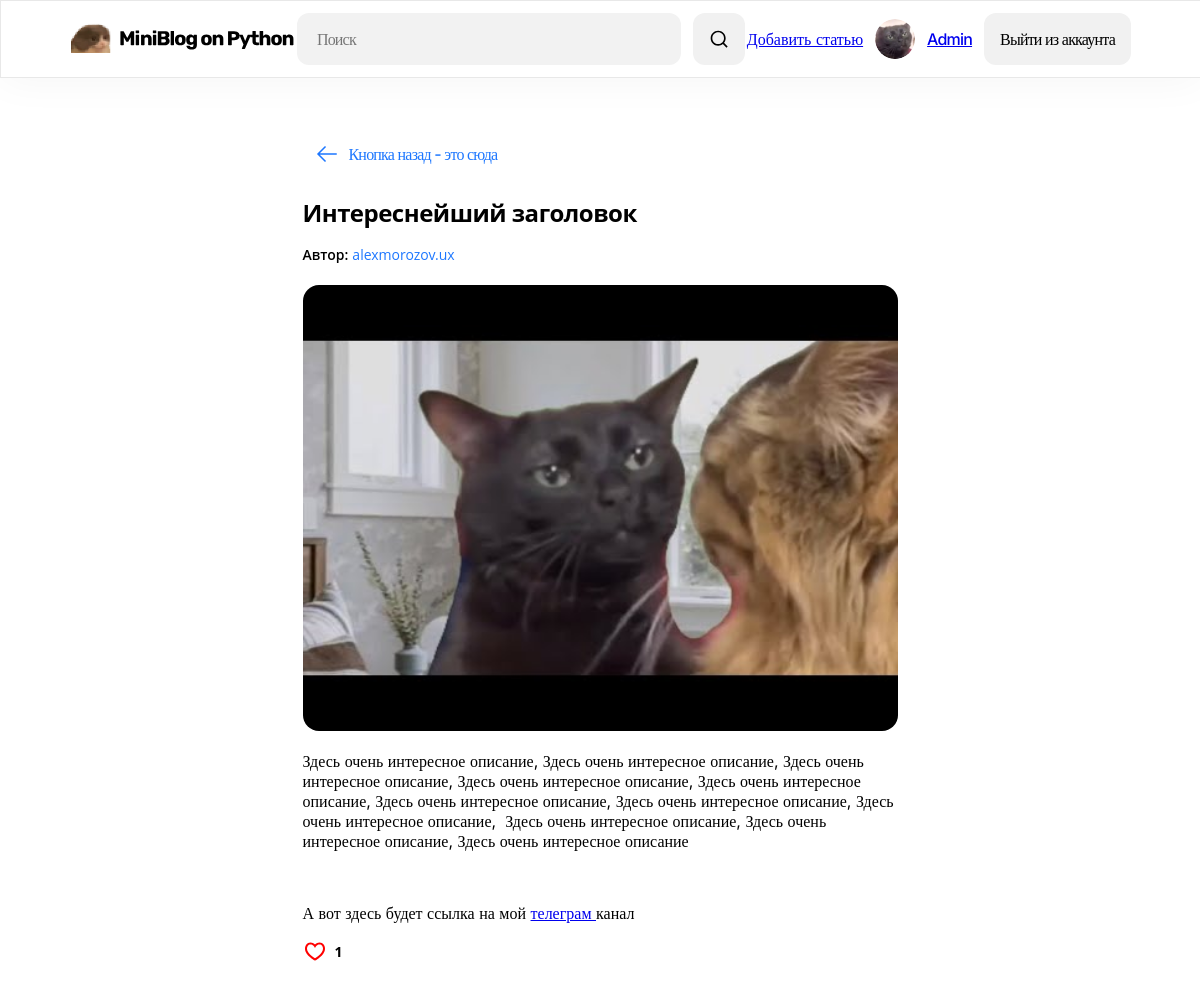
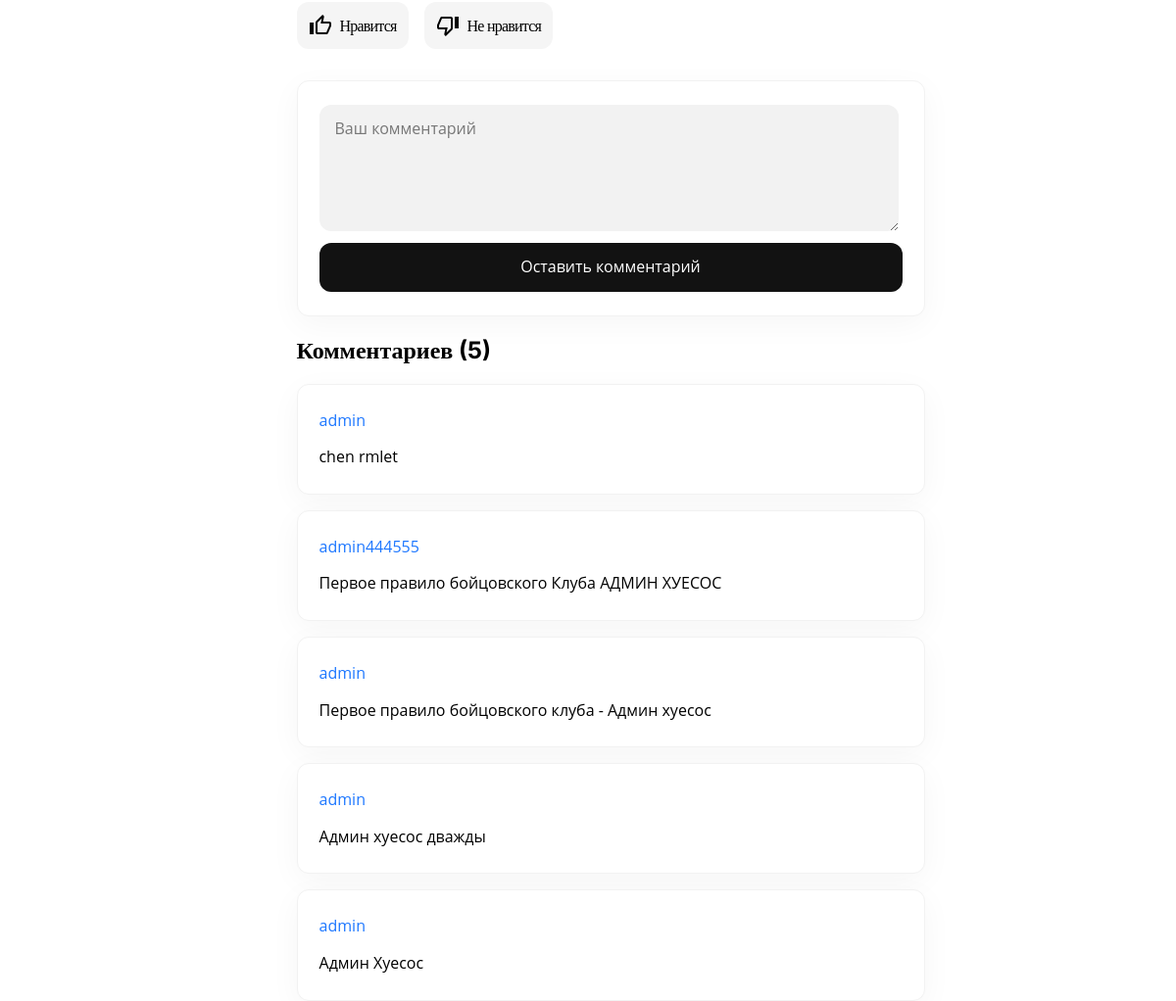
Screenshot of /12/ (signed in) with the database file from the repository (2 pictures, top to bottom).
### blog/models.py (models this page shows, shortened)
class Post(models.Model):
    users = models.ForeignKey(User, on_delete=models.CASCADE)
    title = models.CharField('Заголовок записи', max_length=256)
    description = models.TextField('Описание', max_length=8000)
    date = models.DateField('', blank=True, null=True)
    img = models.ImageField('Изображение', upload_to='media/image/%Y/%m/%d/')
    class Meta:
        verbose_name = 'Запись'
        verbose_name_plural = 'Записи'

class Comments(models.Model):
    users_comment = models.ForeignKey(User, on_delete=models.CASCADE)
    post_id = models.ForeignKey(Post, verbose_name='Публикация', on_delete=models.CASCADE)
    text_comments = models.TextField("Комментарий")
    class Meta:
        verbose_name = 'Комментарий'
        verbose_name_plural = 'Комментарии'

### blog/views.py (the view)
# urls.py: path('<int:pk>/', views.PostDetail.as_view(), name='post_detail'),
class PostDetail(View):
    def get(self, request, pk):
        post = Post.objects.get(id=pk)
        comment_count = Comments.objects.filter(post_id=post).count() # считаем количество комментариев
        return render(request, 'blog/blog_inside.html', {'post': post, 'com_count': comment_count})

### templates/blog/blog_inside.html (shortened to what this page needs)
{% load static %}
<!DOCTYPE html>
<html lang="ru">
<head>
    <link rel="stylesheet" href="{% static 'style_main_inside.css' %}" type="text/css" media="">
</head>
<body style="margin: 0;">
    {% include 'blog/header.html' %}
    <main>
        <a href="{% url 'Home' %}" class="_a_back_button">
            <svg xmlns="http://www.w3.org/2000/svg" width="24" height="24" viewBox="0 0 24 24" fill="none">
                <path d="M11.0608 5.00011L4.81079 11.2501H21.7501V12.7501H4.81076L11.0608 19.0001L10.0001 20.0608L1.93945 12.0001L10.0001 3.93945L11.0608 5.00011Z" fill="#1D77FF" />
            </svg>
            Кнопка назад - это сюда
        </a>
        <div class="div_class_main_post">
            <div class="main_content_">
                <h3 class="_h3--main">{{ post.title }}</h3>
                <div class="_div_p_author">
                    <p class="_author_">Автор:</p><p class="_teg_author">{{ post.users }}</p>
                </div>
                <div class="bg-img_">
                    <a href="#">
                        <img style="width: 100%; height: 100%; border-radius: 16px;" src="{{ post.img.url }}">
                    </a>
                </div>
                <p class="_p--main">{{ post.description|safe }}</p>
            </div>
            <div class="_likes_post">
                <p class="_p_count">{{ post.likes_set.all.count }}</p>
            </div><br />
            <div class="_likes_dislikes">
                    <a href="{% url 'add_likes' post.id %}" class="_a_like_">
                        Нравится
                    </a>
                <a href="{% url 'del_likes' post.id %}" class="_a_dislike_">
                    Не нравится
                </a>
            </div>
            {%if request.user.is_authenticated %}
            <div class="_form_add_comments">
                    <form action="{% url 'add_comments' post.id %}" method="post" style="width: 100%;">
                        <textarea name="text_comments" class="_textarea_comments" placeholder="Ваш комментарий"></textarea>
                        <input type="submit" value="Оставить комментарий" class="_button_comments">
                    </form>
            </div>
            {% else %}
            <div class="_form_add_comments">
                <p>Если хотите оставить комментарий, авторизуйтесь<br> или зарегистрируйтесь в системе</p>
            </div>
            {%endif%}
            <h2>Комментариев ({{ com_count }})</h2>
            <div class="_div_comments_">
                {% for comment in post.comments_set.all reversed %}
                <div class="_div_comment_">
                    <h4 class="_h4--main">{{ comment.users_comment }}</h4>
                    <p class="_p--main">{{ comment.text_comments }}</p>
                </div>
                {% endfor %}
            </div>
        </div>
    </main>
</body>
</html>

### templates/blog/header.html (shortened to what this page needs)
{% load static %}
<head>
    <link rel="stylesheet" href="{% static 'style_for_header.css' %}" type="text/css" media="">
</head>
<header>
    <div class="_main_logo">
        <a href="{% url 'Home' %}"><img src="http://{{ request.get_host }}/static/logo.svg" /></a>
    </div>
    <search>
            <form type="search" name="search" action="/" method="get" style="display: flex;">
                <input type="text" size="40" placeholder="Поиск" class="_search_input_" name="q">
                <button type="submit" class="_button_img_search"><img src="http://{{ request.get_host }}/static/search_m.svg" class="_img_search_button"/></button>
            </form>
    </search>
    <div class="_div_sign_and_login">
        <a href="{% url 'add_post' %}">Добавить статью</a>
        {%if request.user.is_authenticated %}
        <div class="_div_log_in_ava">
            <img src="http://{{ request.get_host }}/static/ava_image.png" class="ava_image_div" />
            <p><a href="{% url 'profile' %}">{{ request.user.username | title }}</a></p>
        </div>
        <div class="_div_out_acc_">
            <a href="{% url 'logout' %}">Выйти из аккаунта</a>
        </div>
        {%endif%}
    </div>
</header>

### static/style_main_inside.css (style rules this page uses)
body { font-family: Inter; margin: 0; }
main { width: 595px; height: 1856px; flex-shrink: 0; margin: auto; }
._a_back_button { margin-top: 48px; display: inline-flex; padding: 16px 12px; border-radius: 12px; justify-content: center; align-items: center; color: #1D77FF; font-family: Inter; font-size: 16px; font-style: normal; font-weight: 500; line-height: normal; letter-spacing: -0.8px; gap: 10px; text-decoration: none; transition: all 0.2s ease-in-out; }
._h3--main { margin: 0; margin-top: 16px; margin-bottom: 16px; color: #000; font-family: Open Sans; font-size: 24px; font-style: normal; font-weight: 700; line-height: 125.5%; letter-spacing: -0.48px; }
._div_p_author { margin-top: 16px; margin-bottom: 20px; display: flex; align-items: flex-start; gap: 4px; }
._author_ { margin: 0; color: #000; font-family: Open Sans; font-size: 14px; font-style: normal; font-weight: 600; line-height: 150%; }
._teg_author { margin: 0; color: #1D77FF; font-family: Open Sans; font-size: 14px; font-style: normal; font-weight: 400; line-height: 150%; }
._likes_post { display: inline-flex; align-items: center; gap: 8px; }
._p_count { margin: 0; color: #000; font-family: Open Sans; font-size: 14px; font-style: normal; font-weight: bolder; line-height: 150%; }
._likes_dislikes { display: inline-flex; align-items: flex-start; gap: 16px; margin-top: 24px; margin-bottom: 32px; }
._a_like_ { border-radius: 12px; background: #F5F5F5; display: flex; padding: 12px; align-items: center; gap: 8px; color: #000; font-family: Inter; font-size: 16px; font-style: normal; font-weight: 500; line-height: normal; letter-spacing: -0.8px; margin: 0; text-decoration: none; }
._svg_ { fill: black; }
._a_dislike_ { display: flex; padding: 12px; align-items: center; gap: 8px; border-radius: 12px; background: #F5F5F5; color: #000; font-family: Inter; font-size: 16px; font-style: normal; font-weight: 500; line-height: normal; letter-spacing: -0.8px; margin: 0; text-decoration: none; }
._form_add_comments { display: flex; width: 595px; padding: 24px 22px; flex-direction: column; align-items: flex-start; gap: 12px; border-radius: 12px; border: 1px solid #F2F2F2; background: #FFF; box-shadow: 0px 8px 32px 0px rgba(0, 0, 0, 0.04); }
._textarea_comments { resize: vertical; margin-bottom: 12px; width: 94%; display: flex; height: 105px; padding: 12px 16px; align-items: flex-start; gap: 10px; align-self: stretch; border-radius: 12px; background: #F2F2F2; color: #000; font-family: Open Sans; font-size: 16px; font-style: normal; font-weight: 400; line-height: 160%; outline: none; border: 0; }
._textarea_comments::placeholder { color: #777; }
._button_comments { display: flex; padding: 12px 16px; justify-content: center; align-items: center; gap: 10px; align-self: stretch; border-radius: 12px; background: #121212; color: #FFF; font-family: Open Sans; font-size: 16px; font-style: normal; font-weight: 400; line-height: 160%; outline: none; border: 0; width: 100%; cursor: pointer; transition: all 0.2s ease-in-out; }
._div_comments_ { gap: 16px; }
._div_comment_ { border-radius: 12px; border: 1px solid #F2F2F2; background: #FFF; box-shadow: 0px 8px 32px 0px rgba(0, 0, 0, 0.04); display: flex; width: 595px; padding: 24px 22px; flex-direction: column; align-items: flex-start; gap: 12px; margin-bottom: 16px; }
._h4--main { margin: 0; color: #1D77FF; font-family: Open Sans; font-size: 16px; font-style: normal; font-weight: 400; line-height: 160%; }
._p--main { margin: 0; color: #000; font-family: Open Sans; font-size: 16px; font-style: normal; font-weight: 400; line-height: 160%; }

### rows the page displays
Post: title "Интереснейший заголовок", users "alexmorozov.ux", img (placeholder picture), description "Здесь очень интересное описание, Здесь очень интересное описание, Здесь очень интересное описание, Здесь очень интересное описание, Здесь очень интересное описание, Здесь очень интересное описание, Здесь очень интересное описание, Здесь очень интересное описание, Здесь очень интересное описание, Здесь очень интересное описание, Здесь очень интересное описание А вот здесь будет ссылка на мой телеграм канал", likes_set.all.count "1"
Comments: users_comment "admin", text_comments "chen rmlet"
Comments: users_comment "admin444555", text_comments "Первое правило бойцовского Клуба АДМИН ХУЕСОС"
Comments: users_comment "admin", text_comments "Первое правило бойцовского клуба - Админ хуесос"
Comments: users_comment "admin", text_comments "Админ хуесос дважды"
Comments: users_comment "admin", text_comments "Админ Хуесос"

### other values shown
{{ request.user.username | title }} "Admin"
{{ com_count }} "5"
